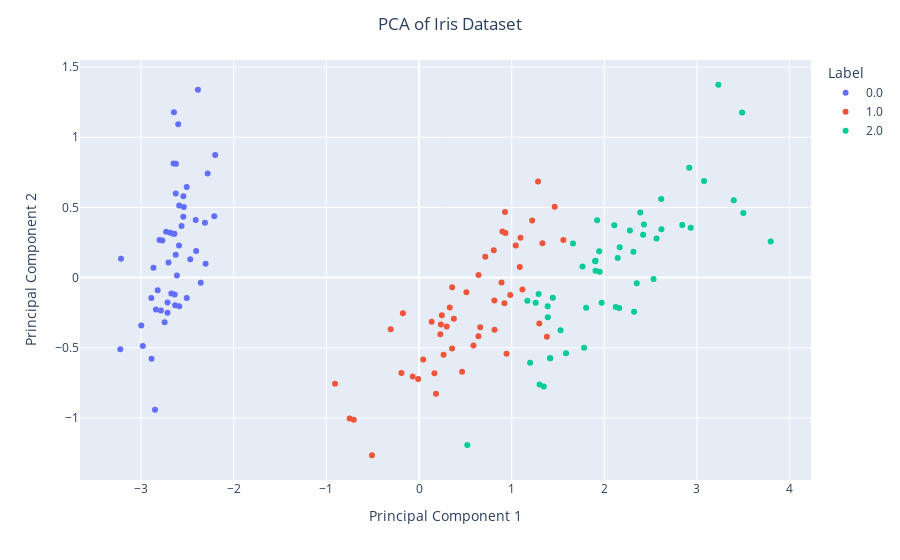

Notebook code cell kept with this figure:
### Code cell
from sklearn.decomposition import PCA
pca = PCA(random_state=__RANDOM_STATE, n_components=2)
X_pca = pca.fit_transform(X)
df = pd.DataFrame(np.concatenate((X_pca, y.values.reshape(-1,1)), axis=1),
                  columns=[
                      "Principal component 1",
                      "Principal component 2",
                      "Label",
                  ],
).astype({"Label": "category"})
fig = px.scatter(df, x="Principal component 1", y="Principal component 2", color="Label")
fig.update_layout(title="PCA of Iris Dataset", title_x=0.5)
fig.update_xaxes(title="Principal Component 1")
fig.update_yaxes(title="Principal Component 2")
fig.show()

# TODO: What does the position of the components signify?

### Figure 1 — Plotly figure (JSON) as saved in the notebook; plotly's stock layout.template omitted (floating-point values rounded to 4 significant figures)
{"data": [{"hovertemplate": "Label=0.0<br>Principal component 1=%{x}<br>Principal component 2=%{y}<extra></extra>", "legendgroup": "0.0", "marker": {"color": "#636efa", "symbol": "circle"}, "mode": "markers", "name": "0.0", "orientation": "v", "showlegend": true, "type": "scatter", "x": [-2.684, -2.714, -2.889, -2.745, -2.729, -2.281, -2.821, -2.626, -2.886, -2.673, -2.507, -2.613, -2.786, -3.224, -2.645, -2.386, -2.624, -2.648, -2.2, -2.588, -2.31, -2.544, -3.216, -2.303, -2.356, -2.507, -2.469, -2.562, -2.64, -2.632, -2.587, -2.41, -2.649, -2.599, -2.637, -2.866, -2.625, -2.801, -2.981, -2.59, -2.77, -2.849, -2.997, -2.406, -2.209, -2.714, -2.538, -2.839, -2.543, -2.703], "xaxis": "x", "y": [0.3194, -0.177, -0.1449, -0.3183, 0.3268, 0.7413, -0.08946, 0.1634, -0.5783, -0.1138, 0.6451, 0.01473, -0.2351, -0.5114, 1.179, 1.338, 0.8107, 0.3118, 0.8728, 0.5136, 0.3913, 0.433, 0.1335, 0.09871, -0.03728, -0.146, 0.131, 0.3677, 0.312, -0.197, -0.2043, 0.4109, 0.8134, 1.093, -0.1213, 0.06936, 0.5994, 0.2686, -0.488, 0.229, 0.2635, -0.941, -0.3419, 0.1889, 0.4367, -0.2502, 0.5038, -0.2279, 0.5794, 0.1077], "yaxis": "y"}, {"hovertemplate": "Label=1.0<br>Principal component 1=%{x}<br>Principal component 2=%{y}<extra></extra>", "legendgroup": "1.0", "marker": {"color": "#EF553B", "symbol": "circle"}, "mode": "markers", "name": "1.0", "orientation": "v", "showlegend": true, "type": "scatter", "x": [1.285, 0.9325, 1.464, 0.1833, 1.088, 0.6417, 1.095, -0.7491, 1.044, -0.008745, -0.5078, 0.5117, 0.265, 0.9849, -0.1739, 0.9279, 0.6603, 0.2361, 0.9447, 0.04523, 1.116, 0.3579, 1.298, 0.9217, 0.7149, 0.9002, 1.332, 1.558, 0.8133, -0.3056, -0.06813, -0.1896, 0.1364, 1.38, 0.588, 0.8069, 1.221, 0.8151, 0.246, 0.1664, 0.4648, 0.8908, 0.2305, -0.7045, 0.357, 0.3319, 0.3762, 0.6426, -0.9065, 0.299], "xaxis": "x", "y": [0.6852, 0.3183, 0.5043, -0.828, 0.07459, -0.4182, 0.2835, -1.005, 0.2284, -0.7231, -1.266, -0.104, -0.55, -0.1248, -0.2549, 0.4672, -0.353, -0.3336, -0.5431, -0.5838, -0.08462, -0.06893, -0.3278, -0.1827, 0.1491, 0.3285, 0.2444, 0.2675, -0.1634, -0.3683, -0.7052, -0.6803, -0.314, -0.421, -0.4843, 0.1942, 0.4076, -0.372, -0.2685, -0.6819, -0.6707, -0.03446, -0.4044, -1.012, -0.5049, -0.2127, -0.2932, 0.01774, -0.7561, -0.3489], "yaxis": "y"}, {"hovertemplate": "Label=2.0<br>Principal component 1=%{x}<br>Principal component 2=%{y}<extra></extra>", "legendgroup": "2.0", "marker": {"color": "#00cc96", "symbol": "circle"}, "mode": "markers", "name": "2.0", "orientation": "v", "showlegend": true, "type": "scatter", "x": [2.531, 1.415, 2.617, 1.972, 2.35, 3.397, 0.5212, 2.933, 2.321, 2.917, 1.662, 1.803, 2.166, 1.346, 1.586, 1.904, 1.95, 3.487, 3.796, 1.301, 2.428, 1.199, 3.5, 1.389, 2.275, 2.614, 1.259, 1.291, 2.124, 2.388, 2.842, 3.231, 2.159, 1.444, 1.781, 3.076, 2.144, 1.905, 1.169, 2.108, 2.314, 1.922, 1.415, 2.563, 2.419, 1.944, 1.527, 1.764, 1.901, 1.39], "xaxis": "x", "y": [-0.009849, -0.5749, 0.3439, -0.1797, -0.04026, 0.5508, -1.193, 0.3555, -0.2438, 0.7828, 0.2422, -0.2156, 0.2163, -0.7768, -0.5396, 0.1193, 0.04194, 1.176, 0.2573, -0.7611, 0.3782, -0.6061, 0.4607, -0.2044, 0.335, 0.5609, -0.1797, -0.1167, -0.2097, 0.4646, 0.3753, 1.374, -0.2173, -0.1434, -0.4999, 0.6881, 0.1401, 0.0493, -0.165, 0.3723, 0.1837, 0.4092, -0.5749, 0.2779, 0.3048, 0.1875, -0.3753, 0.07886, 0.1166, -0.2827], "yaxis": "y"}], "layout": {"legend": {"title": {"text": "Label"}, "tracegroupgap": 0}, "margin": {"t": 60}, "title": {"text": "PCA of Iris Dataset", "x": 0.5}, "xaxis": {"anchor": "y", "domain": [0, 1], "title": {"text": "Principal Component 1"}}, "yaxis": {"anchor": "x", "domain": [0, 1], "title": {"text": "Principal Component 2"}}}}
